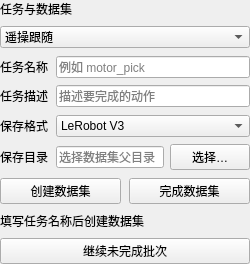
           <widget class="QWidget" name="collection_dataset_setup">
            <property name="minimumSize">
             <size>
              <width>170</width>
              <height>200</height>
             </size>
            </property>
            <property name="sizePolicy">
             <sizepolicy hsizetype="Preferred" vsizetype="Preferred">
              <horstretch>0</horstretch>
              <verstretch>0</verstretch>
             </sizepolicy>
            </property>
            <layout class="QVBoxLayout" name="collection_VBoxLayout_18" stretch="0,0,0,0,0,0,0">
             <property name="leftMargin">
              <number>0</number>
             </property>
             <property name="topMargin">
              <number>0</number>
             </property>
             <property name="rightMargin">
              <number>0</number>
             </property>
             <property name="bottomMargin">
              <number>0</number>
             </property>
             <property name="spacing">
              <number>8</number>
             </property>
             <item>
              <widget class="QLabel" name="collection_sectionTitle_4">
               <property name="role" stdset="0">
                <string notr="true">sectionTitle</string>
               </property>
               <property name="sizePolicy">
                <sizepolicy hsizetype="Preferred" vsizetype="Preferred">
                 <horstretch>0</horstretch>
                 <verstretch>0</verstretch>
                </sizepolicy>
               </property>
               <property name="text">
                <string>任务与数据集</string>
               </property>
               <property name="wordWrap">
                <bool>true</bool>
               </property>
               <property name="alignment">
                <set>Qt::AlignLeft|Qt::AlignVCenter</set>
               </property>
               <property name="textInteractionFlags">
                <set>Qt::LinksAccessibleByMouse</set>
               </property>
              </widget>
             </item>
             <item>
              <widget class="QComboBox" name="collection_recording_source_combo">
               <property name="sizePolicy">
                <sizepolicy hsizetype="Preferred" vsizetype="Fixed">
                 <horstretch>0</horstretch>
                 <verstretch>0</verstretch>
                </sizepolicy>
               </property>
               <property name="editable">
                <bool>false</bool>
               </property>
               <property name="currentIndex">
                <number>0</number>
               </property>
               <item>
                <property name="text">
                 <string>遥操跟随</string>
                </property>
               </item>
               <item>
                <property name="text">
                 <string>轨迹回放</string>
                </property>
               </item>
               <item>
                <property name="text">
                 <string>精确走点</string>
                </property>
               </item>
              </widget>
             </item>
             <item>
              <layout class="QFormLayout" name="collection_FormLayout_1">
               <property name="leftMargin">
                <number>0</number>
               </property>
               <property name="topMargin">
                <number>0</number>
               </property>
               <property name="rightMargin">
                <number>0</number>
               </property>
               <property name="bottomMargin">
                <number>0</number>
               </property>
               <property name="horizontalSpacing">
                <number>8</number>
               </property>
               <property name="verticalSpacing">
                <number>7</number>
               </property>
               <property name="fieldGrowthPolicy">
                <enum>QFormLayout::AllNonFixedFieldsGrow</enum>
               </property>
               <item row="0" column="0">
                <widget class="QLabel" name="collection_Label_1">
                 <property name="sizePolicy">
                  <sizepolicy hsizetype="Preferred" vsizetype="Preferred">
                   <horstretch>0</horstretch>
                   <verstretch>0</verstretch>
                  </sizepolicy>
                 </property>
                 <property name="text">
                  <string>任务名称</string>
                 </property>
                 <property name="wordWrap">
                  <bool>false</bool>
                 </property>
                 <property name="alignment">
                  <set>Qt::AlignLeft|Qt::AlignVCenter</set>
                 </property>
                 <property name="textInteractionFlags">
                  <set>Qt::LinksAccessibleByMouse</set>
                 </property>
                </widget>
               </item>
               <item row="0" column="1">
                <widget class="QLineEdit" name="collection_task_edit">
                 <property name="sizePolicy">
                  <sizepolicy hsizetype="Expanding" vsizetype="Fixed">
                   <horstretch>0</horstretch>
                   <verstretch>0</verstretch>
                  </sizepolicy>
                 </property>
                 <property name="text">
                  <string />
                 </property>
                 <property name="placeholderText">
                  <string>例如 motor_pick</string>
                 </property>
                </widget>
               </item>
               <item row="1" column="0">
                <widget class="QLabel" name="collection_Label_2">
                 <property name="sizePolicy">
                  <sizepolicy hsizetype="Preferred" vsizetype="Preferred">
                   <horstretch>0</horstretch>
                   <verstretch>0</verstretch>
                  </sizepolicy>
                 </property>
                 <property name="text">
                  <string>任务描述</string>
                 </property>
                 <property name="wordWrap">
                  <bool>false</bool>
                 </property>
                 <property name="alignment">
                  <set>Qt::AlignLeft|Qt::AlignVCenter</set>
                 </property>
                 <property name="textInteractionFlags">
                  <set>Qt::LinksAccessibleByMouse</set>
                 </property>
                </widget>
               </item>
               <item row="1" column="1">
                <widget class="QLineEdit" name="collection_description_edit">
                 <property name="sizePolicy">
                  <sizepolicy hsizetype="Expanding" vsizetype="Fixed">
                   <horstretch>0</horstretch>
                   <verstretch>0</verstretch>
                  </sizepolicy>
                 </property>
                 <property name="text">
                  <string />
                 </property>
                 <property name="placeholderText">
                  <string>描述要完成的动作</string>
                 </property>
                </widget>
               </item>
              </layout>
             </item>
             <item>
              <layout class="QFormLayout" name="collection_FormLayout_2">
               <property name="leftMargin">
                <number>0</number>
               </property>
               <property name="topMargin">
                <number>0</number>
               </property>
               <property name="rightMargin">
                <number>0</number>
               </property>
               <property name="bottomMargin">
                <number>0</number>
               </property>
               <property name="horizontalSpacing">
                <number>8</number>
               </property>
               <property name="verticalSpacing">
                <number>7</number>
               </property>
               <property name="fieldGrowthPolicy">
                <enum>QFormLayout::AllNonFixedFieldsGrow</enum>
               </property>
               <item row="0" column="0">
                <widget class="QLabel" name="collection_Label_3">
                 <property name="sizePolicy">
                  <sizepolicy hsizetype="Preferred" vsizetype="Preferred">
                   <horstretch>0</horstretch>
                   <verstretch>0</verstretch>
                  </sizepolicy>
                 </property>
                 <property name="text">
                  <string>保存格式</string>
                 </property>
                 <property name="wordWrap">
                  <bool>false</bool>
                 </property>
                 <property name="alignment">
                  <set>Qt::AlignLeft|Qt::AlignVCenter</set>
                 </property>
                 <property name="textInteractionFlags">
                  <set>Qt::LinksAccessibleByMouse</set>
                 </property>
                </widget>
               </item>
               <item row="0" column="1">
                <widget class="QComboBox" name="collection_dataset_format">
                 <property name="sizePolicy">
                  <sizepolicy hsizetype="Preferred" vsizetype="Fixed">
                   <horstretch>0</horstretch>
                   <verstretch>0</verstretch>
                  </sizepolicy>
                 </property>
                 <property name="editable">
                  <bool>false</bool>
                 </property>
                 <property name="currentIndex">
                  <number>0</number>
                 </property>
                 <item>
                  <property name="text">
                   <string>LeRobot V3</string>
                  </property>
                 </item>
                 <item>
                  <property name="text">
                   <string>LeRobot V2.1</string>
                  </property>
                 </item>
                 <item>
                  <property name="text">
                   <string>HDF5</string>
                  </property>
                 </item>
                </widget>
               </item>
               <item row="1" column="0">
                <widget class="QLabel" name="collection_Label_4">
                 <property name="sizePolicy">
                  <sizepolicy hsizetype="Preferred" vsizetype="Preferred">
                   <horstretch>0</horstretch>
                   <verstretch>0</verstretch>
                  </sizepolicy>
                 </property>
                 <property name="text">
                  <string>保存目录</string>
                 </property>
                 <property name="wordWrap">
                  <bool>false</bool>
                 </property>
                 <property name="alignment">
                  <set>Qt::AlignLeft|Qt::AlignVCenter</set>
                 </property>
                 <property name="textInteractionFlags">
                  <set>Qt::LinksAccessibleByMouse</set>
                 </property>
                </widget>
               </item>
               <item row="1" column="1">
                <widget class="QWidget" name="collection_Widget_6">
                 <property name="sizePolicy">
                  <sizepolicy hsizetype="Preferred" vsizetype="Preferred">
                   <horstretch>0</horstretch>
                   <verstretch>0</verstretch>
                  </sizepolicy>
                 </property>
                 <layout class="QHBoxLayout" name="collection_HBoxLayout_12" stretch="0,0">
                  <property name="leftMargin">
                   <number>0</number>
                  </property>
                  <property name="topMargin">
                   <number>0</number>
                  </property>
                  <property name="rightMargin">
                   <number>0</number>
                  </property>
                  <property name="bottomMargin">
                   <number>0</number>
                  </property>
                  <property name="spacing">
                   <number>6</number>
                  </property>
                  <item>
                   <widget class="QLineEdit" name="collection_root_edit">
                    <property name="toolTip">
                     <string>数据集会话开始后锁定目录；完成当前数据集后可更换目录</string>
                    </property>
                    <property name="sizePolicy">
                     <sizepolicy hsizetype="Expanding" vsizetype="Fixed">
                      <horstretch>0</horstretch>
                      <verstretch>0</verstretch>
                     </sizepolicy>
                    </property>
                    <property name="text">
                     <string />
                    </property>
                    <property name="placeholderText">
                     <string>选择数据集父目录</string>
                    </property>
                   </widget>
                  </item>
                  <item>
                   <widget class="QPushButton" name="collection_root_browse_button">
                    <property name="role" stdset="0">
                     <string notr="true">quiet</string>
                    </property>
                    <property name="sizePolicy">
                     <sizepolicy hsizetype="Minimum" vsizetype="Fixed">
                      <horstretch>0</horstretch>
                      <verstretch>0</verstretch>
                     </sizepolicy>
                    </property>
                    <property name="text">
                     <string>选择…</string>
                    </property>
                   </widget>
                  </item>
                 </layout>
                </widget>
               </item>
              </layout>
             </item>
             <item>
              <layout class="QHBoxLayout" name="collection_HBoxLayout_13" stretch="0,0">
               <property name="leftMargin">
                <number>0</number>
               </property>
               <property name="topMargin">
                <number>0</number>
               </property>
               <property name="rightMargin">
                <number>0</number>
               </property>
               <property name="bottomMargin">
                <number>0</number>
               </property>
               <property name="spacing">
                <number>8</number>
               </property>
               <item>
                <widget class="QPushButton" name="collection_create_dataset_button">
                 <property name="role" stdset="0">
                  <string notr="true">quiet</string>
                 </property>
                 <property name="sizePolicy">
                  <sizepolicy hsizetype="Minimum" vsizetype="Fixed">
                   <horstretch>0</horstretch>
                   <verstretch>0</verstretch>
                  </sizepolicy>
                 </property>
                 <property name="text">
                  <string>创建数据集</string>
                 </property>
                </widget>
               </item>
               <item>
                <widget class="QPushButton" name="collection_finalize_dataset_button">
                 <property name="role" stdset="0">
                  <string notr="true">quiet</string>
                 </property>
                 <property name="sizePolicy">
                  <sizepolicy hsizetype="Minimum" vsizetype="Fixed">
                   <horstretch>0</horstretch>
                   <verstretch>0</verstretch>
                  </sizepolicy>
                 </property>
                 <property name="text">
                  <string>完成数据集</string>
                 </property>
                </widget>
               </item>
              </layout>
             </item>
             <item>
              <widget class="QLabel" name="collection_name_preview">
               <property name="role" stdset="0">
                <string notr="true">mutedText</string>
               </property>
               <property name="sizePolicy">
                <sizepolicy hsizetype="Preferred" vsizetype="Preferred">
                 <horstretch>0</horstretch>
                 <verstretch>0</verstretch>
                </sizepolicy>
               </property>
               <property name="text">
                <string>填写任务名称后创建数据集</string>
               </property>
               <property name="wordWrap">
                <bool>true</bool>
               </property>
               <property name="alignment">
                <set>Qt::AlignLeft|Qt::AlignVCenter</set>
               </property>
               <property name="textInteractionFlags">
                <set>Qt::LinksAccessibleByMouse</set>
               </property>
              </widget>
             </item>
             <item>
              <widget class="QPushButton" name="collection_resume_dataset_button">
               <property name="role" stdset="0">
                <string notr="true">quiet</string>
               </property>
               <property name="sizePolicy">
                <sizepolicy hsizetype="Minimum" vsizetype="Fixed">
                 <horstretch>0</horstretch>
                 <verstretch>0</verstretch>
                </sizepolicy>
               </property>
               <property name="text">
                <string>继续未完成批次</string>
               </property>
              </widget>
             </item>
            </layout>
           </widget>
